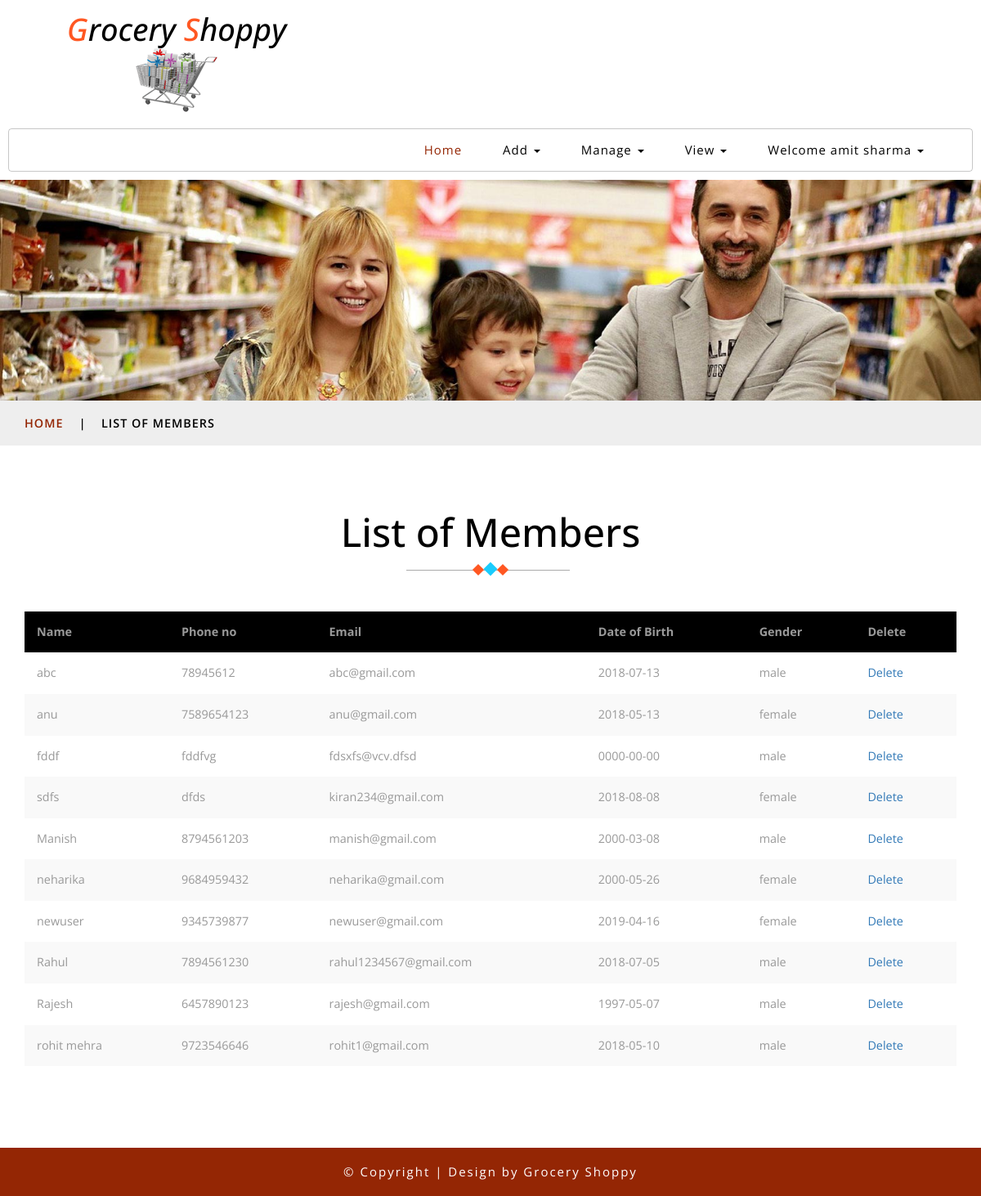
Screenshot of /listofmember.php (signed in) with the database file from the repository.
### tables this page shows
CREATE TABLE IF NOT EXISTS `signup` (
  `name` varchar(50) NOT NULL,
  `phone` varchar(12) NOT NULL,
  `email` varchar(50) NOT NULL,
  `password` varchar(100) NOT NULL,
  `dob` date NOT NULL,
  `gender` varchar(10) NOT NULL,
  `utype` varchar(50) NOT NULL,
  PRIMARY KEY (`email`),
  UNIQUE KEY `phone` (`phone`)
);

### listofmember.php (the view, shortened to what this page needs)
<!DOCTYPE html>
<html lang="zxx">
<head>
	<?php
		include_once("linkfiles.php");
	?>
</head>
<body>
	<?php
		include_once("adminnavigation.php");
	?>
	<div class="page-head_agile_info_w3l">
	</div>
	<div class="services-breadcrumb">
		<div class="agile_inner_breadcrumb">
			<div class="container">
				<ul class="w3_short">
					<li>
						<a href="adminindex.php">Home</a>
						<i>|</i>
					</li>
					<li>List of Members</li>
				</ul>
			</div>
		</div>
	</div>
	<div class="contact-w3l">
		<div class="container">
			<h3 class="tittle-w3l">List of Members
				<span class="heading-style">
					<i></i>
					<i></i>
					<i></i>
				</span>
			</h3>
			<div class="contact agileits">
				<div class="contact-agileinfo">
					<?php
						$conn=mysqli_connect(host,dbuser,dbpass,dbname)or die("error in connection".mysqli_connect_error());
						$q="select * from signup where utype='normal'";
						$res=mysqli_query($conn,$q) or die ("error in query".mysqli_error($conn));
						$count=mysqli_affected_rows($conn);
						if($count>=1)
						{
							print"<table class='table table-striped'>
									<tr style='background-color:#000;color:#fff;'>
										<th>Name</th>
										<th>Phone no</th>
										<th>Email</th>
										<th>Date of Birth</th>
										<th>Gender</th>
										<th>Delete</th>
									</tr>";
							while($x=mysqli_fetch_array($res))
							{
								print"<tr>
										<td>$x[name]</td>
										<td>$x[phone]</td>
										<td>$x[email]</td>
										<td>$x[dob]</td>
										<td>$x[gender]</td>
										<td><a href='deluser.php?id=".$x["email"]."'>Delete</a></td>
									</tr>";
							}
							print"</table>";
						}
						else
						{
							print"No User Available";
						}
					?>
				</div>
			</div>
		</div>
	</div>
	<?php
	include_once("footer.php");
	?>
</body>
</html>

### rows the page displays
signup: name "abc", phone "78945612", email "abc@gmail.com", dob "2018-07-13", gender "male"
signup: name "anu", phone "7589654123", email "anu@gmail.com", dob "2018-05-13", gender "female"
signup: name "fddf", phone "fddfvg", email "fdsxfs@vcv.dfsd", dob "0000-00-00", gender "male"
signup: name "sdfs", phone "dfds", email "kiran234@gmail.com", dob "2018-08-08", gender "female"
signup: name "Manish", phone "8794561203", email "manish@gmail.com", dob "2000-03-08", gender "male"
signup: name "neharika", phone "9684959432", email "neharika@gmail.com", dob "2000-05-26", gender "female"
signup: name "newuser", phone "9345739877", email "newuser@gmail.com", dob "2019-04-16", gender "female"
signup: name "Rahul", phone "7894561230", email "rahul1234567@gmail.com", dob "2018-07-05", gender "male"
signup: name "Rajesh", phone "6457890123", email "rajesh@gmail.com", dob "1997-05-07", gender "male"
signup: name "rohit mehra", phone "9723546646", email "rohit1@gmail.com", dob "2018-05-10", gender "male"

### other values shown
$name "amit sharma"
